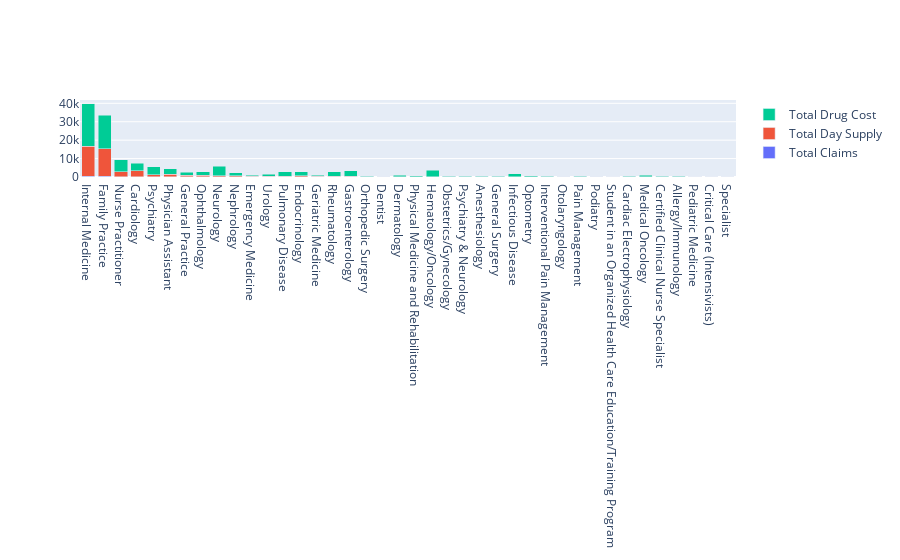

This figure's notebook cell:
### Code cell
tempdf = specialty_query.head(40)
trace1 = go.Bar(
    x=tempdf.specialty_description,
    y=tempdf.total_claim_count_millions,
    name='Total Claims'
)
trace2 = go.Bar(
    x=tempdf.specialty_description,
    y=tempdf.total_day_supply_millions,
    name='Total Day Supply'
)
trace3 = go.Bar(
    x=tempdf.specialty_description,
    y=tempdf.total_drug_cost_millions,
    name='Total Drug Cost'
)

data = [trace1, trace2, trace3]
layout = go.Layout(
    barmode='stack'
    , margin=dict(b=200)
)

fig = go.Figure(data=data, layout=layout)
iplot(fig, filename='grouped-bar')

### Figure 1 — Plotly figure (JSON) as saved in the notebook; plotly's stock layout.template omitted (floating-point values rounded to 4 significant figures)
{"data": [{"name": "Total Claims", "type": "bar", "x": ["Internal Medicine", "Family Practice", "Nurse Practitioner", "Cardiology", "Psychiatry", "Physician Assistant", "General Practice", "Ophthalmology", "Neurology", "Nephrology", "Emergency Medicine", "Urology", "Pulmonary Disease", "Endocrinology", "Geriatric Medicine", "Rheumatology", "Gastroenterology", "Orthopedic Surgery", "Dentist", "Dermatology", "Physical Medicine and Rehabilitation", "Hematology/Oncology", "Obstetrics/Gynecology", "Psychiatry & Neurology", "Anesthesiology", "General Surgery", "Infectious Disease", "Optometry", "Interventional Pain Management", "Otolaryngology", "Pain Management", "Podiatry", "Student in an Organized Health Care Education/Training Program", "Cardiac Electrophysiology", "Medical Oncology", "Certified Clinical Nurse Specialist", "Allergy/Immunology", "Pediatric Medicine", "Critical Care (Intensivists)", "Specialist"], "y": [386, 361, 78, 67, 41, 40, 30, 24, 19, 14, 12, 12, 12, 12, 11, 11, 10, 6, 6, 6, 6, 5, 4, 4, 4, 4, 4, 4, 4, 4, 3, 3, 2, 2, 2, 2, 2, 2, 1, 1]}, {"name": "Total Day Supply", "type": "bar", "x": ["Internal Medicine", "Family Practice", "Nurse Practitioner", "Cardiology", "Psychiatry", "Physician Assistant", "General Practice", "Ophthalmology", "Neurology", "Nephrology", "Emergency Medicine", "Urology", "Pulmonary Disease", "Endocrinology", "Geriatric Medicine", "Rheumatology", "Gastroenterology", "Orthopedic Surgery", "Dentist", "Dermatology", "Physical Medicine and Rehabilitation", "Hematology/Oncology", "Obstetrics/Gynecology", "Psychiatry & Neurology", "Anesthesiology", "General Surgery", "Infectious Disease", "Optometry", "Interventional Pain Management", "Otolaryngology", "Pain Management", "Podiatry", "Student in an Organized Health Care Education/Training Program", "Cardiac Electrophysiology", "Medical Oncology", "Certified Clinical Nurse Specialist", "Allergy/Immunology", "Pediatric Medicine", "Critical Care (Intensivists)", "Specialist"], "y": [16340, 14967, 2873, 3401, 1307, 1493, 1046, 816, 696, 575, 326, 498, 409, 625, 342, 440, 357, 112, 46, 139, 172, 179, 150, 127, 128, 103, 115, 135, 120, 101, 87, 62, 74, 98, 53, 74, 74, 75, 28, 23]}, {"name": "Total Drug Cost", "type": "bar", "x": ["Internal Medicine", "Family Practice", "Nurse Practitioner", "Cardiology", "Psychiatry", "Physician Assistant", "General Practice", "Ophthalmology", "Neurology", "Nephrology", "Emergency Medicine", "Urology", "Pulmonary Disease", "Endocrinology", "Geriatric Medicine", "Rheumatology", "Gastroenterology", "Orthopedic Surgery", "Dentist", "Dermatology", "Physical Medicine and Rehabilitation", "Hematology/Oncology", "Obstetrics/Gynecology", "Psychiatry & Neurology", "Anesthesiology", "General Surgery", "Infectious Disease", "Optometry", "Interventional Pain Management", "Otolaryngology", "Pain Management", "Podiatry", "Student in an Organized Health Care Education/Training Program", "Cardiac Electrophysiology", "Medical Oncology", "Certified Clinical Nurse Specialist", "Allergy/Immunology", "Pediatric Medicine", "Critical Care (Intensivists)", "Specialist"], "y": [22983, 18254, 6402, 4039, 4191, 3020, 1425, 2135, 5087, 1825, 490, 977, 2369, 2287, 564, 2457, 3099, 225, 41, 694, 486, 3467, 363, 412, 367, 238, 1782, 414, 348, 152, 261, 136, 104, 183, 1001, 254, 370, 196, 178, 60]}], "layout": {"barmode": "stack", "margin": {"b": 200}}}
